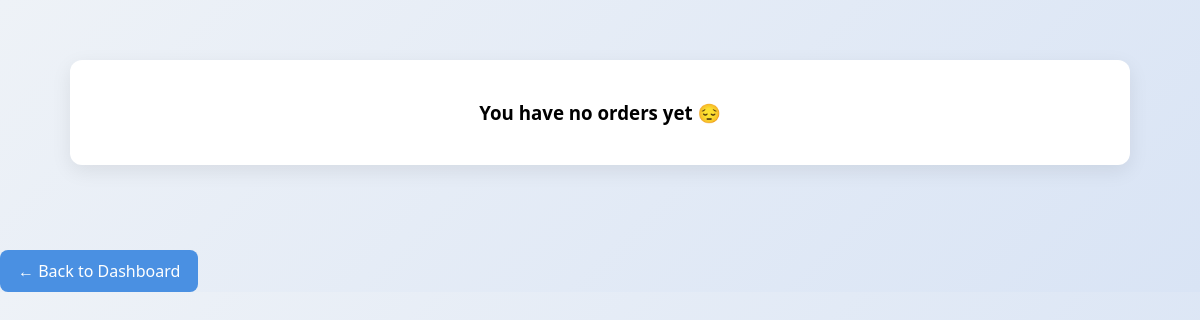
The page /my-orders/ (signed in) on the database as committed earlier.
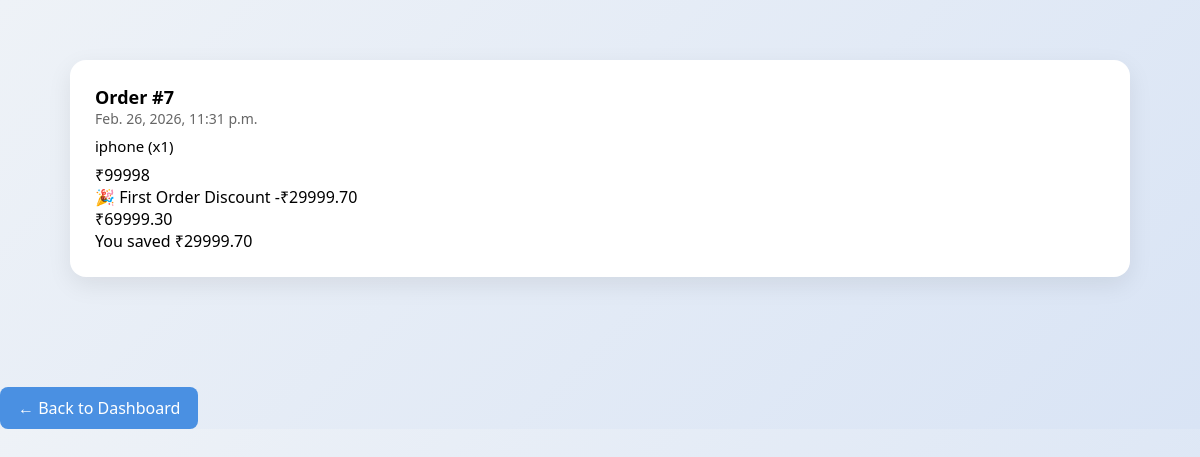
The same page on the database as committed later.
### category/models.py (models this page shows, shortened)
class Order(models.Model):
    user = models.ForeignKey(User, on_delete=models.CASCADE)
    total_amount = models.DecimalField(max_digits=10, decimal_places=2)
    status = models.CharField(max_length=20, default="Placed")
    created_at = models.DateTimeField(auto_now_add=True)
    discount_amount = models.DecimalField(max_digits=10, decimal_places=2, default=0)

class OrderItem(models.Model):
    order = models.ForeignKey(Order, on_delete=models.CASCADE, related_name="items")
    product = models.ForeignKey(Product, on_delete=models.CASCADE)
    quantity = models.IntegerField()
    price = models.DecimalField(max_digits=10, decimal_places=2)

class Product(models.Model):
    category = models.ForeignKey(Category, on_delete=models.CASCADE)
    subcategory = models.ForeignKey(SubCategory, on_delete=models.CASCADE)
    name = models.CharField(max_length=200)
    description = models.TextField()
    price = models.DecimalField(max_digits=10, decimal_places=2)
    image = models.ImageField(upload_to='products/')

### category/views.py (the view)
# urls.py: path("my-orders/", views.my_orders, name="my_orders"),
@login_required
def my_orders(request):
    orders = Order.objects.filter(
        user=request.user
    ).order_by('-created_at')
    return render(request, "my_orders.html", {
        "orders": orders
    })

### category/templates/my_orders.html (shortened to what this page needs)
<!DOCTYPE html>
<html>
<head>
</head>
<body>
<div class="container">
{% for order in orders %}
    <div class="order-card">
        <div class="order-content">
            <div class="left">
                <div class="order-id">Order #{{ order.id }}</div>
                <div class="order-date">{{ order.created_at }}</div>
                {% for item in order.items.all %}
                    <div class="item">
                        {{ item.product.name }} (x{{ item.quantity }})
                    </div>
                {% endfor %}
            </div>
            <div class="right">
                {% if forloop.first and order.discount_amount > 0 %}
                    <div class="original">
                        ₹{{ order.total_amount|add:order.discount_amount }}
                    </div>
                    <div class="discount">
                        🎉 First Order Discount -₹{{ order.discount_amount }}
                    </div>
                    <div class="final">
                        ₹{{ order.total_amount }}
                    </div>
                    <div class="saved">
                        You saved ₹{{ order.discount_amount }}
                    </div>
                {% else %}
                    <div class="final">
                        ₹{{ order.total_amount }}
                    </div>
                {% endif %}
            </div>
        </div>
    </div>
{% empty %}
    <div class="empty">
        <h3>You have no orders yet 😔</h3>
    </div>
{% endfor %}
</div>
<a href="{% url 'dashboard' %}" class="back">← Back to Dashboard</a>

Rows that differ between the two databases and show on the page:
added Order: id "7", created_at "Feb. 26, 2026, 11:31 p.m.", total_amount|add "99998", discount_amount "29999.70", total_amount "69999.30"
added OrderItem: product.name "iphone", quantity "1"
Other text that changed with them:
text no longer shown: "You have no orders yet 😔"
